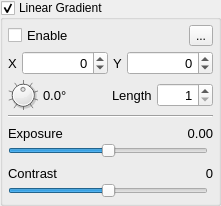
            <widget class="QGroupBox" name="groupBoxLinearGradient">
             <property name="title">
              <string>Linear Gradient</string>
             </property>
             <property name="checkable">
              <bool>true</bool>
             </property>
             <layout class="QGridLayout" name="gridLayout_17">
              <property name="leftMargin">
               <number>5</number>
              </property>
              <property name="topMargin">
               <number>5</number>
              </property>
              <property name="rightMargin">
               <number>5</number>
              </property>
              <property name="bottomMargin">
               <number>5</number>
              </property>
              <property name="spacing">
               <number>5</number>
              </property>
              <item row="0" column="0">
               <widget class="QFrame" name="frameGradient">
                <layout class="QVBoxLayout" name="verticalLayout_6">
                 <property name="spacing">
                  <number>5</number>
                 </property>
                 <property name="leftMargin">
                  <number>0</number>
                 </property>
                 <property name="topMargin">
                  <number>0</number>
                 </property>
                 <property name="rightMargin">
                  <number>0</number>
                 </property>
                 <property name="bottomMargin">
                  <number>0</number>
                 </property>
                 <item>
                  <layout class="QHBoxLayout" name="horizontalLayout_20">
                   <item>
                    <widget class="QCheckBox" name="checkBoxGradientEnable">
                     <property name="font">
                      <font>
                       <pointsize>10</pointsize>
                      </font>
                     </property>
                     <property name="text">
                      <string>Enable</string>
                     </property>
                    </widget>
                   </item>
                   <item>
                    <spacer name="horizontalSpacer_14">
                     <property name="orientation">
                      <enum>Qt::Horizontal</enum>
                     </property>
                     <property name="sizeHint" stdset="0">
                      <size>
                       <width>40</width>
                       <height>20</height>
                      </size>
                     </property>
                    </spacer>
                   </item>
                   <item>
                    <widget class="QToolButton" name="toolButtonGradientPaint">
                     <property name="text">
                      <string>...</string>
                     </property>
                     <property name="icon">
                      <iconset resource="ressources.qrc">
                       <normaloff>:/RetinaIMG/RetinaIMG/Pencil-icon.png</normaloff>:/RetinaIMG/RetinaIMG/Pencil-icon.png</iconset>
                     </property>
                     <property name="checkable">
                      <bool>true</bool>
                     </property>
                    </widget>
                   </item>
                  </layout>
                 </item>
                 <item>
                  <layout class="QHBoxLayout" name="horizontalLayout_17">
                   <item>
                    <widget class="QLabel" name="label_4">
                     <property name="font">
                      <font>
                       <pointsize>10</pointsize>
                      </font>
                     </property>
                     <property name="text">
                      <string>X</string>
                     </property>
                    </widget>
                   </item>
                   <item>
                    <widget class="QSpinBox" name="spinBoxGradientX">
                     <property name="sizePolicy">
                      <sizepolicy hsizetype="Expanding" vsizetype="Fixed">
                       <horstretch>0</horstretch>
                       <verstretch>0</verstretch>
                      </sizepolicy>
                     </property>
                     <property name="font">
                      <font>
                       <pointsize>10</pointsize>
                      </font>
                     </property>
                     <property name="alignment">
                      <set>Qt::AlignRight|Qt::AlignTrailing|Qt::AlignVCenter</set>
                     </property>
                     <property name="minimum">
                      <number>-1000</number>
                     </property>
                    </widget>
                   </item>
                   <item>
                    <widget class="QLabel" name="label_5">
                     <property name="font">
                      <font>
                       <pointsize>10</pointsize>
                      </font>
                     </property>
                     <property name="text">
                      <string>Y</string>
                     </property>
                    </widget>
                   </item>
                   <item>
                    <widget class="QSpinBox" name="spinBoxGradientY">
                     <property name="sizePolicy">
                      <sizepolicy hsizetype="Expanding" vsizetype="Fixed">
                       <horstretch>0</horstretch>
                       <verstretch>0</verstretch>
                      </sizepolicy>
                     </property>
                     <property name="font">
                      <font>
                       <pointsize>10</pointsize>
                      </font>
                     </property>
                     <property name="alignment">
                      <set>Qt::AlignRight|Qt::AlignTrailing|Qt::AlignVCenter</set>
                     </property>
                     <property name="minimum">
                      <number>-1000</number>
                     </property>
                    </widget>
                   </item>
                  </layout>
                 </item>
                 <item>
                  <layout class="QHBoxLayout" name="horizontalLayout_19">
                   <item>
                    <widget class="QDial" name="dialGradientAngle">
                     <property name="sizePolicy">
                      <sizepolicy hsizetype="Fixed" vsizetype="Fixed">
                       <horstretch>0</horstretch>
                       <verstretch>0</verstretch>
                      </sizepolicy>
                     </property>
                     <property name="minimumSize">
                      <size>
                       <width>30</width>
                       <height>30</height>
                      </size>
                     </property>
                     <property name="maximumSize">
                      <size>
                       <width>30</width>
                       <height>30</height>
                      </size>
                     </property>
                     <property name="minimum">
                      <number>-1799</number>
                     </property>
                     <property name="maximum">
                      <number>1800</number>
                     </property>
                     <property name="wrapping">
                      <bool>true</bool>
                     </property>
                     <property name="notchTarget">
                      <double>100.000000000000000</double>
                     </property>
                     <property name="notchesVisible">
                      <bool>true</bool>
                     </property>
                    </widget>
                   </item>
                   <item>
                    <widget class="DoubleClickLabel" name="labelGradientAngle">
                     <property name="font">
                      <font>
                       <pointsize>10</pointsize>
                      </font>
                     </property>
                     <property name="text">
                      <string>0.0°</string>
                     </property>
                    </widget>
                   </item>
                   <item>
                    <spacer name="horizontalSpacer_13">
                     <property name="orientation">
                      <enum>Qt::Horizontal</enum>
                     </property>
                     <property name="sizeHint" stdset="0">
                      <size>
                       <width>40</width>
                       <height>20</height>
                      </size>
                     </property>
                    </spacer>
                   </item>
                   <item>
                    <widget class="QLabel" name="label_6">
                     <property name="font">
                      <font>
                       <pointsize>10</pointsize>
                      </font>
                     </property>
                     <property name="text">
                      <string>Length</string>
                     </property>
                    </widget>
                   </item>
                   <item>
                    <widget class="QSpinBox" name="spinBoxGradientLength">
                     <property name="sizePolicy">
                      <sizepolicy hsizetype="Expanding" vsizetype="Fixed">
                       <horstretch>0</horstretch>
                       <verstretch>0</verstretch>
                      </sizepolicy>
                     </property>
                     <property name="font">
                      <font>
                       <pointsize>10</pointsize>
                      </font>
                     </property>
                     <property name="alignment">
                      <set>Qt::AlignRight|Qt::AlignTrailing|Qt::AlignVCenter</set>
                     </property>
                     <property name="minimum">
                      <number>1</number>
                     </property>
                     <property name="maximum">
                      <number>9999</number>
                     </property>
                    </widget>
                   </item>
                  </layout>
                 </item>
                 <item>
                  <widget class="Line" name="line_5">
                   <property name="orientation">
                    <enum>Qt::Horizontal</enum>
                   </property>
                  </widget>
                 </item>
                 <item>
                  <layout class="QGridLayout" name="gridLayout_16">
                   <property name="topMargin">
                    <number>0</number>
                   </property>
                   <property name="spacing">
                    <number>0</number>
                   </property>
                   <item row="0" column="0">
                    <widget class="QLabel" name="label_11">
                     <property name="font">
                      <font>
                       <pointsize>10</pointsize>
                      </font>
                     </property>
                     <property name="text">
                      <string>Exposure</string>
                     </property>
                    </widget>
                   </item>
                   <item row="0" column="1">
                    <spacer name="horizontalSpacer_12">
                     <property name="orientation">
                      <enum>Qt::Horizontal</enum>
                     </property>
                     <property name="sizeType">
                      <enum>QSizePolicy::Maximum</enum>
                     </property>
                     <property name="sizeHint" stdset="0">
                      <size>
                       <width>40</width>
                       <height>20</height>
                      </size>
                     </property>
                    </spacer>
                   </item>
                   <item row="0" column="2">
                    <widget class="DoubleClickLabel" name="label_ExposureGradient">
                     <property name="font">
                      <font>
                       <pointsize>10</pointsize>
                      </font>
                     </property>
                     <property name="text">
                      <string>0.00</string>
                     </property>
                     <property name="alignment">
                      <set>Qt::AlignRight|Qt::AlignTrailing|Qt::AlignVCenter</set>
                     </property>
                    </widget>
                   </item>
                   <item row="1" column="0" colspan="3">
                    <widget class="NoScrollSlider" name="horizontalSliderExposureGradient">
                     <property name="sizePolicy">
                      <sizepolicy hsizetype="Fixed" vsizetype="Fixed">
                       <horstretch>0</horstretch>
                       <verstretch>0</verstretch>
                      </sizepolicy>
                     </property>
                     <property name="maximumSize">
                      <size>
                       <width>200</width>
                       <height>16777215</height>
                      </size>
                     </property>
                     <property name="minimum">
                      <number>-400</number>
                     </property>
                     <property name="maximum">
                      <number>400</number>
                     </property>
                     <property name="value">
                      <number>0</number>
                     </property>
                     <property name="sliderPosition">
                      <number>0</number>
                     </property>
                     <property name="orientation">
                      <enum>Qt::Horizontal</enum>
                     </property>
                    </widget>
                   </item>
                  </layout>
                 </item>
                </layout>
               </widget>
              </item>
              <item row="1" column="0">
               <layout class="QGridLayout" name="gridLayout_38">
                <property name="spacing">
                 <number>0</number>
                </property>
                <item row="0" column="0">
                 <widget class="QLabel" name="label_contrast_gradient">
                  <property name="font">
                   <font>
                    <pointsize>10</pointsize>
                   </font>
                  </property>
                  <property name="text">
                   <string>Contrast</string>
                  </property>
                 </widget>
                </item>
                <item row="0" column="1">
                 <spacer name="horizontalSpacer_33">
                  <property name="orientation">
                   <enum>Qt::Horizontal</enum>
                  </property>
                  <property name="sizeType">
                   <enum>QSizePolicy::Maximum</enum>
                  </property>
                  <property name="sizeHint" stdset="0">
                   <size>
                    <width>40</width>
                    <height>20</height>
                   </size>
                  </property>
                 </spacer>
                </item>
                <item row="0" column="2">
                 <widget class="DoubleClickLabel" name="label_ContrastGradientVal">
                  <property name="font">
                   <font>
                    <pointsize>10</pointsize>
                   </font>
                  </property>
                  <property name="layoutDirection">
                   <enum>Qt::RightToLeft</enum>
                  </property>
                  <property name="text">
                   <string>0</string>
                  </property>
                  <property name="alignment">
                   <set>Qt::AlignRight|Qt::AlignTrailing|Qt::AlignVCenter</set>
                  </property>
                 </widget>
                </item>
                <item row="1" column="0" colspan="3">
                 <widget class="NoScrollSlider" name="horizontalSliderContrastGradient">
                  <property name="sizePolicy">
                   <sizepolicy hsizetype="Fixed" vsizetype="Fixed">
                    <horstretch>0</horstretch>
                    <verstretch>0</verstretch>
                   </sizepolicy>
                  </property>
                  <property name="minimumSize">
                   <size>
                    <width>0</width>
                    <height>0</height>
                   </size>
                  </property>
                  <property name="maximumSize">
                   <size>
                    <width>200</width>
                    <height>16777215</height>
                   </size>
                  </property>
                  <property name="minimum">
                   <number>-100</number>
                  </property>
                  <property name="maximum">
                   <number>100</number>
                  </property>
                  <property name="value">
                   <number>0</number>
                  </property>
                  <property name="orientation">
                   <enum>Qt::Horizontal</enum>
                  </property>
                 </widget>
                </item>
               </layout>
              </item>
             </layout>
            </widget>
